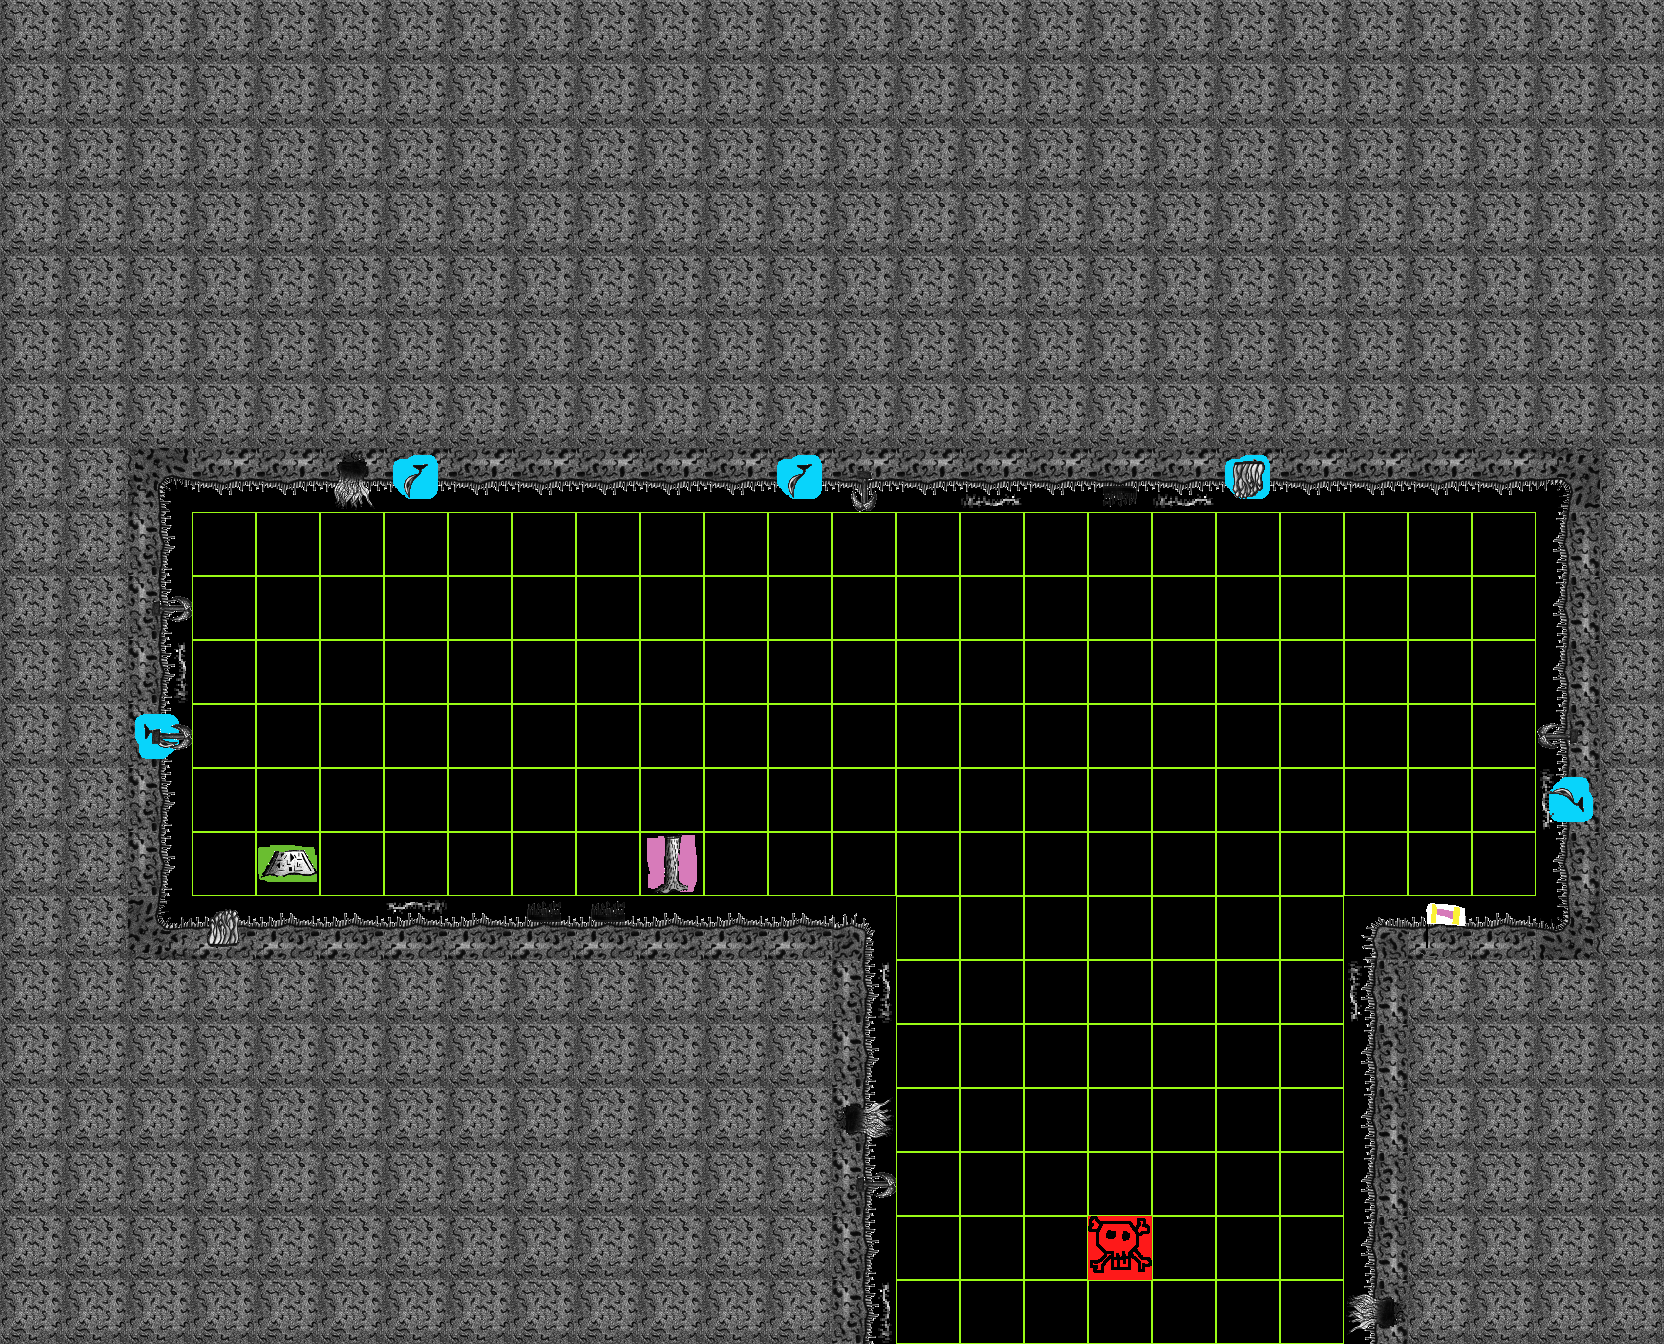

This is a level from a 2D game, rendered from its Tiled map with the project's own tilesets. A one-line summary and the complete map file follow:
An orthogonal 26x21 tile map with 64x64 px tiles, 3 tile layers (Tiles, Ingredients, Decorations), 3 tilesets.

<map version="1.0" orientation="orthogonal" renderorder="right-down" width="26" height="21" tilewidth="64" tileheight="64" nextobjectid="1">
 <tileset firstgid="1" source="../Tiles.tsx" />
 <tileset firstgid="51" source="../Ingredients.tsx" />
 <tileset firstgid="101" source="../Decorations.tsx" />
 <layer name="Tiles" width="26" height="21">
  <data encoding="csv">
13,13,13,13,13,13,13,13,13,13,13,13,13,13,13,13,13,13,13,13,13,13,13,13,13,13,
13,13,13,13,13,13,13,13,13,13,13,13,13,13,13,13,13,13,13,13,13,13,13,13,13,13,
13,13,13,13,13,13,13,13,13,13,13,13,13,13,13,13,13,13,13,13,13,13,13,13,13,13,
13,13,13,13,13,13,13,13,13,13,13,13,13,13,13,13,13,13,13,13,13,13,13,13,13,13,
13,13,13,13,13,13,13,13,13,13,13,13,13,13,13,13,13,13,13,13,13,13,13,13,13,13,
13,13,13,13,13,13,13,13,13,13,13,13,13,13,13,13,13,13,13,13,13,13,13,13,13,13,
13,13,13,13,13,13,13,13,13,13,13,13,13,13,13,13,13,13,13,13,13,13,13,13,13,13,
13,13,16,23,23,23,23,23,23,23,23,23,23,23,23,23,23,23,23,23,23,23,23,23,15,13,
13,13,14,1,1,1,1,1,1,1,1,1,1,1,1,1,1,1,1,1,1,1,1,1,12,13,
13,13,14,1,1,1,1,1,1,1,1,1,1,1,1,1,1,1,1,1,1,1,1,1,12,13,
13,13,14,1,1,1,1,1,1,1,1,1,1,1,1,1,1,1,1,1,1,1,1,1,12,13,
13,13,14,1,1,1,1,1,1,1,1,1,1,1,1,1,1,1,1,1,1,1,1,1,12,13,
13,13,14,1,1,1,1,1,1,1,1,1,1,1,1,1,1,1,1,1,1,1,1,1,12,13,
13,13,14,1,1,1,1,1,1,1,1,1,1,1,1,1,1,1,1,1,1,1,1,1,12,13,
13,13,6,3,3,3,3,3,3,3,3,3,3,4,1,1,1,1,1,1,1,2,3,3,5,13,
13,13,13,13,13,13,13,13,13,13,13,13,13,14,1,1,1,1,1,1,1,12,13,13,13,13,
13,13,13,13,13,13,13,13,13,13,13,13,13,14,1,1,1,1,1,1,1,12,13,13,13,13,
13,13,13,13,13,13,13,13,13,13,13,13,13,14,1,1,1,1,1,1,1,12,13,13,13,13,
13,13,13,13,13,13,13,13,13,13,13,13,13,14,1,1,1,1,1,1,1,12,13,13,13,13,
13,13,13,13,13,13,13,13,13,13,13,13,13,14,1,1,1,1,1,1,1,12,13,13,13,13,
13,13,13,13,13,13,13,13,13,13,13,13,13,14,1,1,1,1,1,1,1,12,13,13,13,13
</data>
 </layer>
 <layer name="Ingredients" width="26" height="21">
  <data encoding="csv">
0,0,0,0,0,0,0,0,0,0,0,0,0,0,0,0,0,0,0,0,0,0,0,0,0,0,
0,0,0,0,0,0,0,0,0,0,0,0,0,0,0,0,0,0,0,0,0,0,0,0,0,0,
0,0,0,0,0,0,0,0,0,0,0,0,0,0,0,0,0,0,0,0,0,0,0,0,0,0,
0,0,0,0,0,0,0,0,0,0,0,0,0,0,0,0,0,0,0,0,0,0,0,0,0,0,
0,0,0,0,0,0,0,0,0,0,0,0,0,0,0,0,0,0,0,0,0,0,0,0,0,0,
0,0,0,0,0,0,0,0,0,0,0,0,0,0,0,0,0,0,0,0,0,0,0,0,0,0,
0,0,0,0,0,0,0,0,0,0,0,0,0,0,0,0,0,0,0,0,0,0,0,0,0,0,
0,0,0,0,0,0,140,0,0,0,0,0,140,0,0,0,0,0,0,140,0,0,0,0,0,0,
0,0,0,0,0,0,0,0,0,0,0,0,0,0,0,0,0,0,0,0,0,0,0,0,0,0,
0,0,0,0,0,0,0,0,0,0,0,0,0,0,0,0,0,0,0,0,0,0,0,0,0,0,
0,0,0,0,0,0,0,0,0,0,0,0,0,0,0,0,0,0,0,0,0,0,0,0,0,0,
0,0,130,0,0,0,0,0,0,0,0,0,0,0,0,0,0,0,0,0,0,0,0,0,0,0,
0,0,0,0,0,0,0,0,0,0,0,0,0,0,0,0,0,0,0,0,0,0,0,0,139,0,
0,0,0,0,58,0,0,0,0,0,57,0,0,0,0,0,0,0,0,0,0,0,0,0,0,0,
0,0,0,0,0,0,0,0,0,0,0,0,0,0,0,0,0,0,0,0,0,0,61,0,0,0,
0,0,0,0,0,0,0,0,0,0,0,0,0,0,0,0,0,0,0,0,0,0,0,0,0,0,
0,0,0,0,0,0,0,0,0,0,0,0,0,0,0,0,0,0,0,0,0,0,0,0,0,0,
0,0,0,0,0,0,0,0,0,0,0,0,0,0,0,0,0,0,0,0,0,0,0,0,0,0,
0,0,0,0,0,0,0,0,0,0,0,0,0,0,0,0,0,0,0,0,0,0,0,0,0,0,
0,0,0,0,0,0,0,0,0,0,0,0,0,0,0,0,0,71,0,0,0,0,0,0,0,0,
0,0,0,0,0,0,0,0,0,0,0,0,0,0,0,0,0,0,0,0,0,0,0,0,0,0
</data>
 </layer>
 <layer name="Decorations" width="26" height="21">
  <data encoding="csv">
0,0,0,0,0,0,0,0,0,0,0,0,0,0,0,0,0,0,0,0,0,0,0,0,0,0,
0,0,0,0,0,0,0,0,0,0,0,0,0,0,0,0,0,0,0,0,0,0,0,0,0,0,
0,0,0,0,0,0,0,0,0,0,0,0,0,0,0,0,0,0,0,0,0,0,0,0,0,0,
0,0,0,0,0,0,0,0,0,0,0,0,0,0,0,0,0,0,0,0,0,0,0,0,0,0,
0,0,0,0,0,0,0,0,0,0,0,0,0,0,0,0,0,0,0,0,0,0,0,0,0,0,
0,0,0,0,0,0,0,0,0,0,0,0,0,0,0,0,0,0,0,0,0,0,0,0,0,0,
0,0,0,0,0,0,0,0,0,0,0,0,0,0,0,0,0,0,0,0,0,0,0,0,0,0,
0,0,0,0,0,112,0,0,0,0,0,0,0,118,0,120,0,114,120,116,0,0,0,0,0,0,
0,0,0,0,0,0,0,0,0,0,0,0,0,0,0,0,0,0,0,0,0,0,0,0,0,0,
0,0,108,0,0,0,0,0,0,0,0,0,0,0,0,0,0,0,0,0,0,0,0,0,0,0,
0,0,110,0,0,0,0,0,0,0,0,0,0,0,0,0,0,0,0,0,0,0,0,0,0,0,
0,0,108,0,0,0,0,0,0,0,0,0,0,0,0,0,0,0,0,0,0,0,0,0,117,0,
0,0,0,0,0,0,0,0,0,0,0,0,0,0,0,0,0,0,0,0,0,0,0,0,119,0,
0,0,0,0,0,0,0,0,0,0,0,0,0,0,0,0,0,0,0,0,0,0,0,0,0,0,
0,0,0,105,0,0,109,0,103,103,0,0,0,0,0,0,0,0,0,0,0,0,0,0,0,0,
0,0,0,0,0,0,0,0,0,0,0,0,0,110,0,0,0,0,0,0,0,119,0,0,0,0,
0,0,0,0,0,0,0,0,0,0,0,0,0,0,0,0,0,0,0,0,0,0,0,0,0,0,
0,0,0,0,0,0,0,0,0,0,0,0,0,102,0,0,0,0,0,0,0,0,0,0,0,0,
0,0,0,0,0,0,0,0,0,0,0,0,0,108,0,0,0,0,0,0,0,0,0,0,0,0,
0,0,0,0,0,0,0,0,0,0,0,0,0,0,0,0,0,0,0,0,0,0,0,0,0,0,
0,0,0,0,0,0,0,0,0,0,0,0,0,110,0,0,0,0,0,0,0,111,0,0,0,0
</data>
 </layer>
</map>
